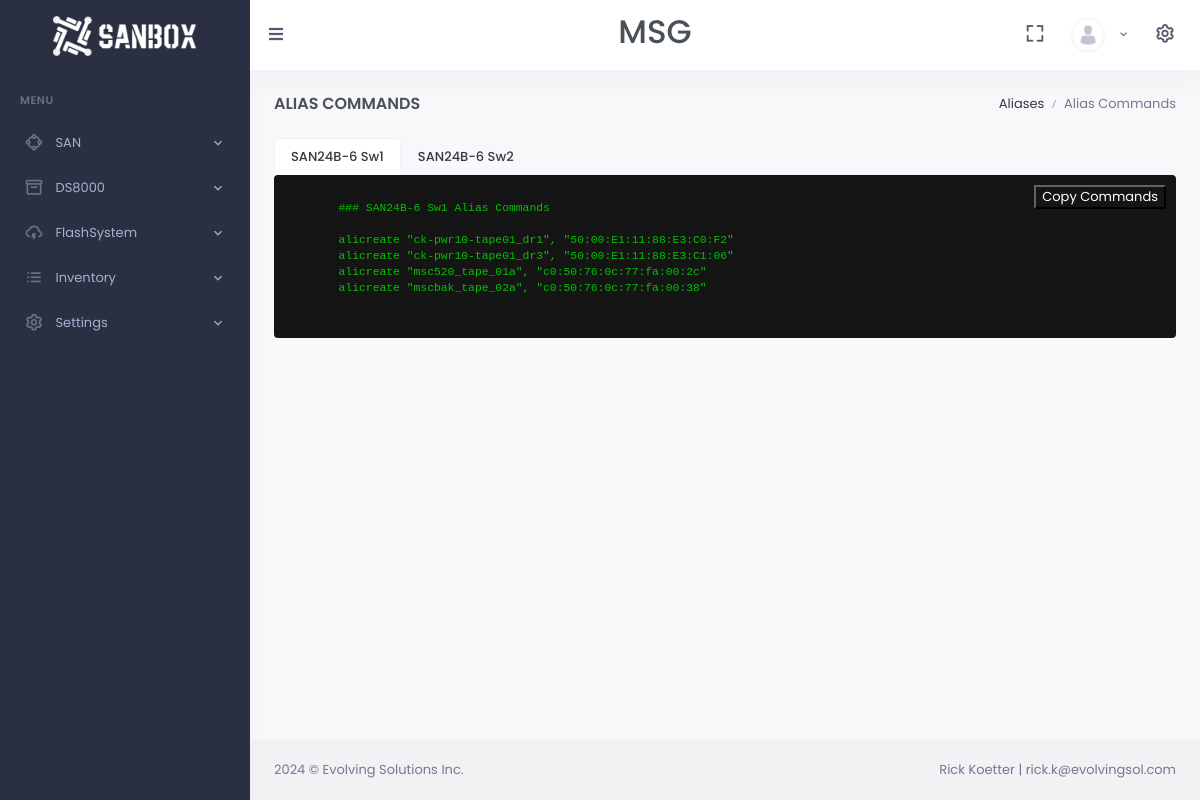
The page /create-aliases/ on the database as committed earlier.
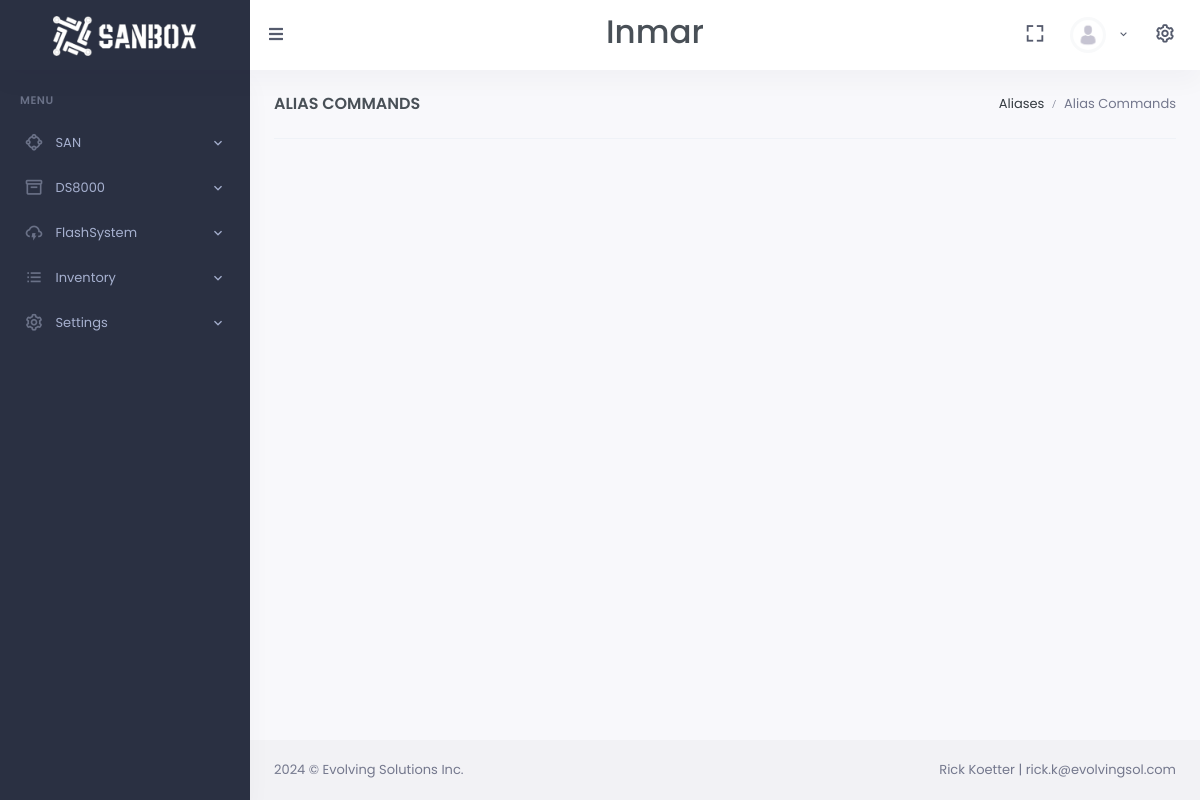
The same page on the database as committed later.
### san_app/models.py (models this page shows, shortened)
class Customer(models.Model):
    name = models.CharField(max_length=200, unique=True)
    class Meta:
        ordering = ['name']

class Fabric(models.Model):
    customer = models.ForeignKey(Customer, related_name='fabric_customer',
                        on_delete=models.CASCADE)
    name = models.CharField(max_length=64)
    zoneset_name = models.CharField(max_length=200)
    vsan = models.IntegerField(blank=True, null=True)
    exists = models.BooleanField(default=False)
    class Meta:
        unique_together = ['customer', 'name']

### san_app/views.py (the view)
# urls.py: path('create-aliases/', views.create_aliases, name='create_aliases'),
def create_aliases(request):
    config = Config.objects.first()
    all_aliases = Alias.objects.filter(create='True', fabric__customer=config.customer)
    alias_command_dict = defaultdict(list)
    for alias in all_aliases:
        key = alias.fabric.name
        if config.san_vendor == 'CI':
            if config.cisco_alias == 'device-alias':
                if len(alias_command_dict[key]) == 0:
                    alias_command_dict[key].extend(['config t','device-alias database'])
                alias_command_dict[key].append(f'device-alias name {alias.name} pwwn {alias.wwpn}')
            elif config.cisco_alias == 'fcalias':
                alias_command_dict[key].append(f'fcalias name {alias.name} vsan {alias.fabric.vsan} ; member pwwn {alias.wwpn} {alias.use}')
        elif config.san_vendor == 'BR':
            alias_command_dict[key].append(f'alicreate "{alias.name}", "{alias.wwpn}"')
    if config.san_vendor == 'CI' and config.cisco_alias == 'device-alias':
        for key in alias_command_dict:
            alias_command_dict[key].append('device-alias commit')
    alias_command_dict = dict(alias_command_dict)
    sorted_dict = dict(sorted(alias_command_dict.items()))
    context = {
        'alias_command_dict': sorted_dict,
        'heading': 'Alias Commands',
        'pageview': 'Aliases'
               }
    return render(request, 'create_aliases.html', context)

### san_app/context_processors.py (called while the page is built)
def active_customer(request):
    config = Config.objects.select_related('customer').first()
    return {'active_customer': config.customer if config else None}

### san_app/templates/create_aliases.html (shortened to what this page needs)
<!DOCTYPE html>
{% extends "partials/base.html" %}
{% load static %}
{% block content %}
<ul class="nav nav-tabs">
  {% for fabric in alias_command_dict %}
    <li class="nav-item">
      <a class="nav-link {% if forloop.first %}active{% endif %}" data-toggle="tab" href="#{{ fabric|cut:' ' }}">{{ fabric }}</a>
    </li>
  {% endfor %}
</ul>
<div class="tab-content">
  {% for key, value in alias_command_dict.items %}
    <div id="{{ key|cut:' ' }}" class="tab-pane fade{% if forloop.first %} show active{% endif %}">
      <div class="code-block">
        <pre><code>
        ### {{ key }} Alias Commands
        {% for command in value %}
        {{ command }}{% endfor %}
        </code></pre>
        <button class="copy-button" onclick="copyCode()">Copy Commands</button>
      </div>
    </div>
  {% endfor %}
</div>
{% endblock %}

### san_app/templates/partials/header.html (shortened to what this page needs)
{% load static %}
{% block header%}
        <header id="page-topbar">
            <div class="navbar-header">
                <div class="d-flex">
                    <div class="navbar-brand-box">
                        <a href="{% url 'index' %}" class="logo logo-light">
                            <span class="logo-lg">
                                <img src="{% static 'images/logo-light.png' %}" alt="" height="40">
                            </span>
                        </a>
                    </div>
                    <button type="button" class="btn btn-sm px-3 font-size-16 header-item waves-effect" id="vertical-menu-btn">
                        <i class="fa fa-fw fa-bars"></i>
                    </button>
                </div>
                <div id="active-customer-placeholder">
                    <h1>
                    {% if active_customer %}
                        <a class="nav-item nav-link active-customer">{{ active_customer.name }}</a>
                    {% else %}
                        <a class="nav-item nav-link" href="#">No Active Customer</a>
                    {% endif %}
                    </h1>
                </div>
                <div class="d-flex">
                    <div class="dropdown d-none d-lg-inline-block ms-1">
                        <button type="button" class="btn header-item noti-icon waves-effect" data-bs-toggle="fullscreen">
                            <i class="bx bx-fullscreen"></i>
                        </button>
                    </div>
                    <div class="dropdown d-inline-block">
                        <button type="button" class="btn header-item waves-effect" id="page-header-user-dropdown"
                        data-bs-toggle="dropdown" aria-haspopup="true" aria-expanded="false">
                            <img class="rounded-circle header-profile-user" src="{% static 'images/users/user-dummy-img.jpg' %}"
                                alt="Header Avatar">
                            <i class="mdi mdi-chevron-down d-none d-xl-inline-block"></i>
                        </button>
                    </div>
                    <div clacalendar-full.htmls="dropdown d-inline-block">
                        <button type="button" class="btn header-item noti-icon right-bar-toggle waves-effect">
                            <i class="bx bx-cog bx-spin"></i>
                        </button>
                    </div>
                </div>
            </div>
        </header>
{% endblock %}

Rows that differ between the two databases and show on the page:
no longer on this page (row unchanged): Customer: name "MSG"
no longer on this page (row unchanged): Fabric: alias_command_dict "SAN24B-6 Sw1", alias_command_dict "SAN24B-6 Sw1"
no longer on this page (row unchanged): Fabric: alias_command_dict "SAN24B-6 Sw2"
added Customer: name "Inmar"
Other text that changed with them:
list line gone: "### Alias Commands alicreate \"ck-pwr10-tape01_dr1\", \"50:00:E1:11:88:E3:C0:F2\" alicreate \"ck-pwr10-tape01_dr3\", \"50:00:E1:11:88:E3:C1:06\" alicreate \"msc520_tape_01a\", \"c0:50:76:0c:77:fa:00:2c\" alicreate \"mscbak_tape_02a\", \"c0:50:76:0c:77:fa:00:38\" Copy Commands"
